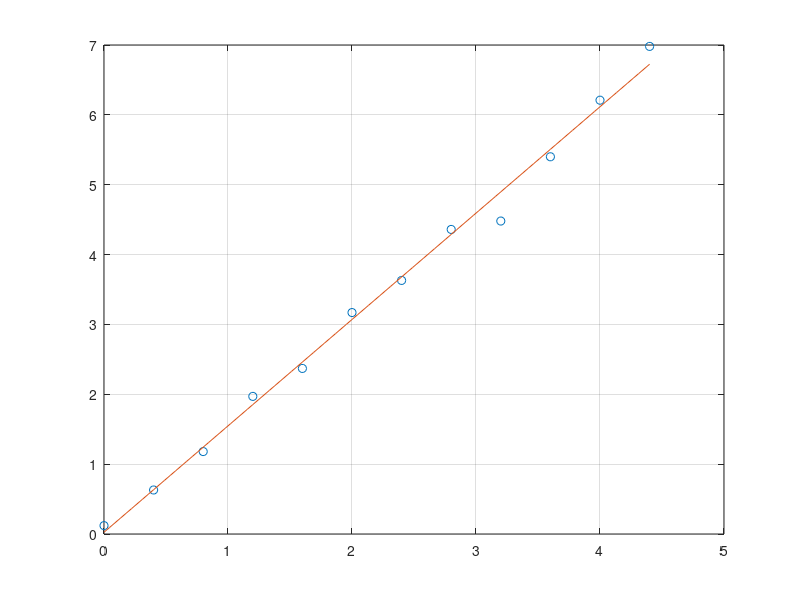

MATLAB code to generate this figure:

format long
Current=[0 0.4 0.8 1.2 1.6 2 2.4 2.8 3.2 3.6 4 4.4];
Frequency=[	0.12	0.63	1.18	1.97	2.37	3.17	3.63	4.36	4.48	5.40	6.21	6.98];

p = polyfit(Current,Frequency,1);
x1 = linspace(0,4.4);
y1 = polyval(p,x1);
figure
plot(Current,Frequency,'o')
hold on
plot(x1,y1)
grid on
s = sprintf('y = (%.1f) x + (%.1f)',p(1),p(2))
p(1)

p(2)
text(2,400,s)
hold off

 wy=[];
 for i=1:length(Current)
     x = (Frequency(i)-(2.045*Current(i)+0.025))^2/(0.16)^2;
     wy = [wy; x];
 end
 
chisquaredvalue=sum(wy)/10;

chisquaredvalue

diffy=[];
 for i=1:length(Current)
     x = abs((Frequency(i)-(1.522727272727272*Current(i)+0.024999999999999)))^2;
     diffy = [diffy; x];
 end
 sqrt(sum(diffy)/(10))
 
 sum(Current)/12
 
diffx=[];
 for i=1:length(Current)
     x = abs((Current(i)-(2.2)))^2;
     diffx = [diffx; x];
 end
 
 sum(diffx)
 
 
 
